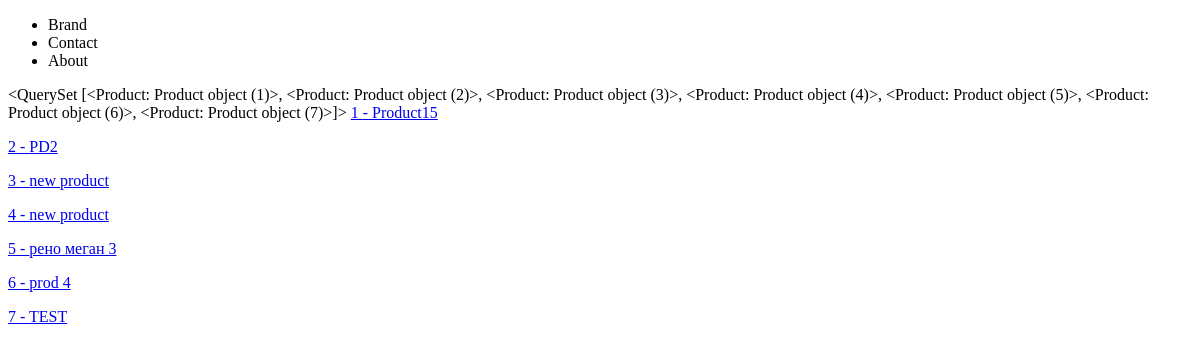
Before: /products/ with the older database file.
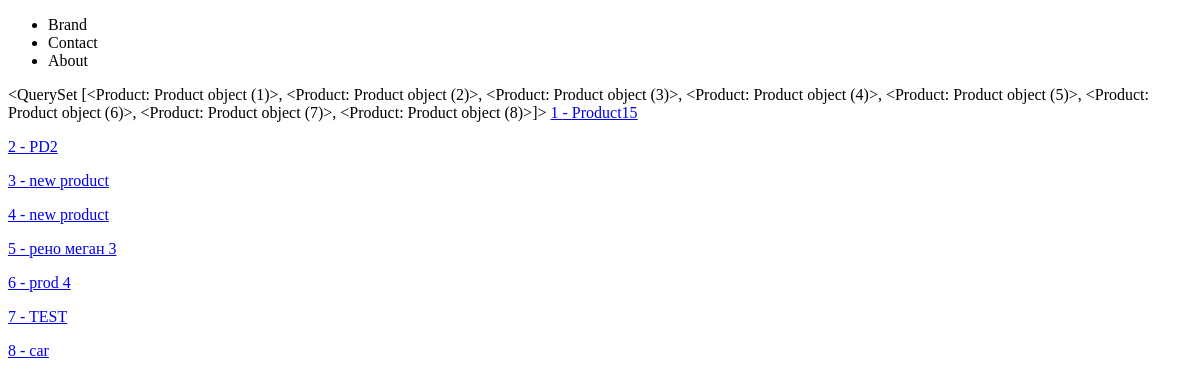
After: the same page with the newer database file.
### products/models.py (models this page shows)
class Product(models.Model):
    title = models.CharField(max_length=120)
    description = models.TextField(blank=True, null=True)
    price = models.DecimalField(decimal_places=2, max_digits=10000)
    summary = models.TextField(blank=True, null=False)
    featured = models.BooleanField(default=True)
    def get_absolute_url(self):
        return reverse("products:product-detail", kwargs={"product_id": self.id})

### products/views.py (the view)
# urls.py: path('', products_list_view, name="products-list"),
def products_list_view(request):
    query_set = Product.objects.all()
    context = {
        "products": query_set
    }
    return render(request, "products/products_list.html", context)

### products/templates/products/products_list.html (shortened to what this page needs)
{%extends 'base.html'%}
{%block content%}
{{products}}
{% for product in products%}
    <a href={{product.get_absolute_url}}>{{product.id}} - {{product.title}}</a>
{% endfor %}
{% endblock %}

### templates/base.html (shortened to what this page needs)
<!DOCTYPE html>
<html lang="en">
<head>
</head>
<body>
    {% include 'navbar.html' %}
    {% block content %}{% endblock %}
</body>
</html>

### templates/navbar.html
<nav>
    <ul>
        <li>Brand</li>
        <li>Contact</li>
        <li>About</li>
    </ul>
</nav>

Changed rows visible on the page:
computed for Product "Product15": id "…(6)>, <Product: Product object (7)>]>" → "…(6)>, <Product: Product object (7)>, <Product: Product object (8)>]>"
added Product: id "8", title "car"
